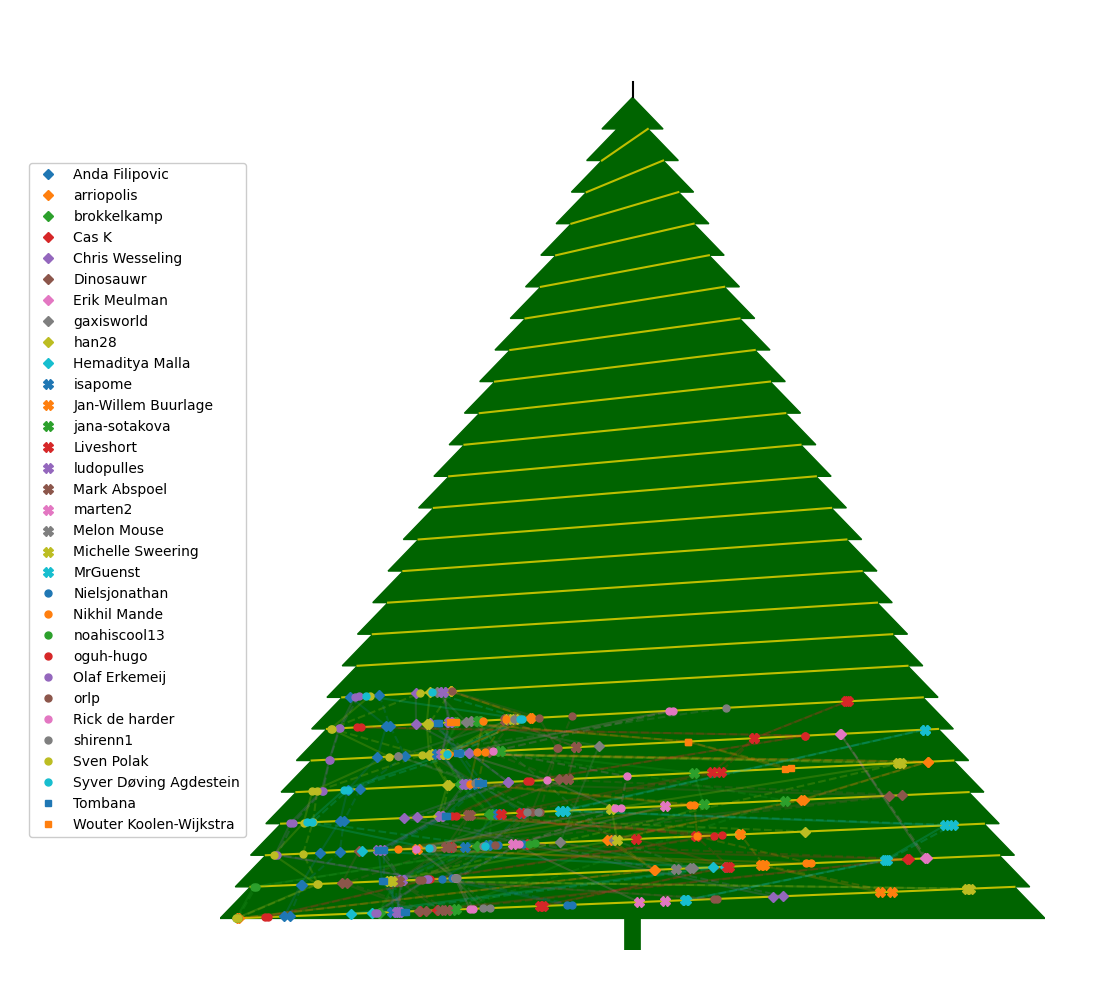

Recreate this plot in Python.
import json,datetime
import numpy as np
import matplotlib.pyplot as plt
from matplotlib.patches import Polygon
from matplotlib.lines import Line2D

OFFSET = int((datetime.datetime(2021,12,1)-datetime.datetime(1970,1,1)).total_seconds())
MARKERS = 'DXos'
MARKERSIZES = [5,7,5,5]
COLORS = ['tab:blue', 'tab:orange', 'tab:green', 'tab:red', 'tab:purple', 'tab:brown', 'tab:pink', 'tab:gray', 'tab:olive', 'tab:cyan']
UK = ['MrGuenst']

scores = json.load(open('623705.json'))['members']
results = {}
for x in scores.values():
    name = x['name']
    res = {}
    for day,submissions in x['completion_day_level'].items():
        d = int(day)
        res[d] = (
            (int(submissions['1']['get_star_ts'])-OFFSET)/60/60-24*(d-1)+(1 if name not in UK else 0) if '1' in submissions else None,
            (int(submissions['2']['get_star_ts'])-OFFSET)/60/60-24*(d-1)+(1 if name not in UK else 0) if '2' in submissions else None
        )
    results[str(name)] = res
    print(str(name), ','.join('{}:({},{})'.format(
        d,
        '{}:{}:{}'.format(int(s1//1), int(((s1*60)%60)//1), int(((s1*3600)%60)//1)) if s1 is not None else "None",
        '{}:{}:{}'.format(int(s2//1), int(((s2*60)%60)//1), int(((s2*3600)%60)//1)) if s2 is not None else "None"
    ) for d,(s1,s2) in sorted(res.items())))

fig = plt.figure(figsize=(11,10))
ax = fig.gca()
w = 27
points = [[0,0],[.5,0],[.5,1]] + sum([[
    [w*(1-(x-1)/27), x],
    [w*(1-(x+1)/27), x+1]
]
for x in range(1,27)], [])
symm_ps = np.array(points + [[-x,y] for x,y in reversed(points[1:-1])])
ax.add_patch(Polygon(symm_ps, color = 'darkgreen'))
line_endpoints = []
for x in range(1,26):
    line_endpoints.append(([-w*(1-x/27),w*(1-(x+1)/27)],[x,x+1]))
    ax.add_line(Line2D(*line_endpoints[-1], color = 'y'))
ax.add_line(Line2D([0,0],[27,27.5], color = 'k'))
ax.set_xlim((-27,27))
ax.set_ylim((0,28.5))

for i,(name,res) in enumerate(sorted(results.items(), key = lambda x : x[0].lower())):
    if not res: continue
    for j in range(2):
        xs,ys = zip(*[(x[j],d) for d,x in sorted(res.items()) if x[j] is not None])
        newxs,newys = [],[]
        for x,y in zip(xs,ys):
            [x1,x2],[y1,y2] = line_endpoints[int(y)-1]
            t = (x-6)/18
            if not 0 <= t <= 1: continue
            newx,newy = x1+t*(x2-x1),y1+t*(y2-y1)
            newxs.append(newx)
            newys.append(newy)
        color = COLORS[i%len(COLORS)]
        marker = MARKERS[i//len(COLORS)]
        markersize = MARKERSIZES[i//len(COLORS)]
        # if name == 'noahiscool13': ax.plot([0],[28], marker = marker, markersize = 10, color = color)
        # if name == 'Olaf Erkemeij': ax.plot([0],[27.5], marker = marker, markersize = 10, color = color)
        ax.plot(newxs, newys, marker = marker, markersize = markersize, linestyle = '', color = color, label = name if j == 0 else None, zorder = 10)
        # ax.plot(newxs + [0] if name in ['noahiscool13','Olaf Erkemeij'] else [], newys + [28 if name == 'noahiscool13' else 27.5] if name in ['noahiscool13','Olaf Erkemeij'] else [], color = color, linestyle = '--' if j == 1 else '-', alpha = .2)
        ax.plot(newxs, newys, color = color, linestyle = '--' if j == 1 else '-', alpha = .2)

box = ax.get_position()
ax.set_position([box.x0 + .12*box.width, box.y0, .95*box.width, box.height])
fig.subplots_adjust(left=.2,right=.95,top=.95,bottom=.05)
fig.legend(loc = 'center left', framealpha=1, bbox_to_anchor = (.02,.5))
ax.axis('off')
fig.savefig('fancy.png')
plt.show()
